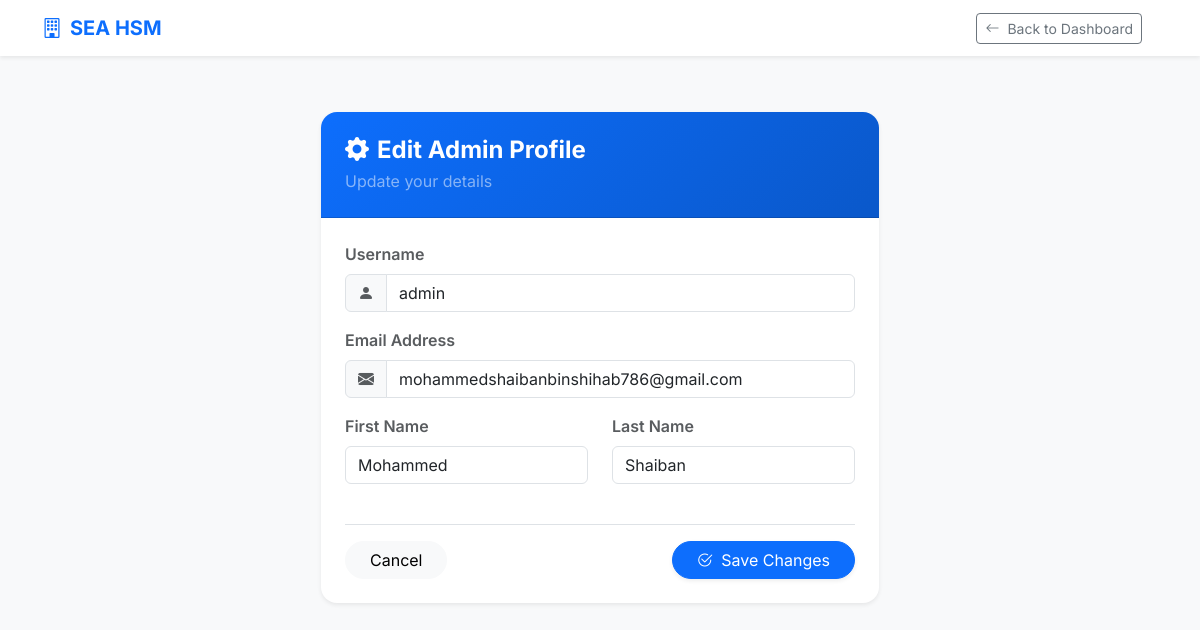
The page /edit_admin_profile/ (signed in) on the database its author committed.
### accounts/models.py (models this page shows, shortened)
class UserList(AbstractUser):
    ROLE_CHOICES = (
        ('Admin','Admin'),
        ('Warden','Warden'),
        ('Staff','Staff'),
        ('Student','Student'),
    )
    role = models.CharField(max_length=20, choices=ROLE_CHOICES)
    plain_password = models.CharField(max_length=128, null=True, blank=True)

### accounts/views.py (the view, shortened to what this page needs)
# urls.py: path('edit_admin_profile/',views.edit_admin_profile,name='edit_admin_profile'),
@role_required("Admin")
def edit_admin_profile(request):
    return render(request, 'edit_admin_profile.html')

### accounts/templates/edit_admin_profile.html (shortened to what this page needs)
{% extends 'base.html' %}
{% block content %}
<div class="row justify-content-center">
    <div class="col-md-8 col-lg-6">
        <div class="card border-0 shadow-sm rounded-4 mt-4">
            <div class="card-header bg-primary text-white p-4" style="background: linear-gradient(135deg, #0d6efd 0%, #0a58ca 100%); border-radius: 1rem 1rem 0 0;">
                <h4 class="mb-0 fw-bold"><i class="bi bi-gear-fill me-2"></i>Edit Admin Profile</h4>
                <p class="mb-0 text-white-50 mt-1">Update your details</p>
            </div>
            <div class="card-body p-4">
                <form method="POST">
                    <div class="mb-3">
                        <label for="username" class="form-label text-muted fw-semibold">Username</label>
                        <div class="input-group">
                            <span class="input-group-text bg-light"><i class="bi bi-person-fill text-muted"></i></span>
                            <input type="text" class="form-control" id="username" name="username" value="{{ request.user.username }}" required>
                        </div>
                    </div>
                    <div class="mb-3">
                        <label for="email" class="form-label text-muted fw-semibold">Email Address</label>
                        <div class="input-group">
                            <span class="input-group-text bg-light"><i class="bi bi-envelope-fill text-muted"></i></span>
                            <input type="email" class="form-control" id="email" name="email" value="{{ request.user.email }}">
                        </div>
                    </div>
                    <div class="row">
                        <div class="col-md-6 mb-3">
                            <label for="first_name" class="form-label text-muted fw-semibold">First Name</label>
                            <input type="text" class="form-control" id="first_name" name="first_name" value="{{ request.user.first_name }}">
                        </div>
                        <div class="col-md-6 mb-3">
                            <label for="last_name" class="form-label text-muted fw-semibold">Last Name</label>
                            <input type="text" class="form-control" id="last_name" name="last_name" value="{{ request.user.last_name }}">
                        </div>
                    </div>
                    <div class="d-flex justify-content-between mt-4 pt-3 border-top">
                        <a href="{% url 'dashboard' %}" class="btn btn-light px-4 rounded-pill">Cancel</a>
                        <button type="submit" class="btn btn-primary px-4 rounded-pill shadow-sm">
                            <i class="bi bi-check2-circle me-1"></i> Save Changes
                        </button>
                    </div>
                </form>
            </div>
        </div>
    </div>
</div>
{% endblock %}

### accounts/templates/base.html (style rules this page uses)
body { font-family: 'Inter', sans-serif; background-color: #f8f9fa; }

### rows shown on the page
UserList: username "admin", email "mohammedshaibanbinshihab786@gmail.com", first_name "Mohammed", last_name "Shaiban"
